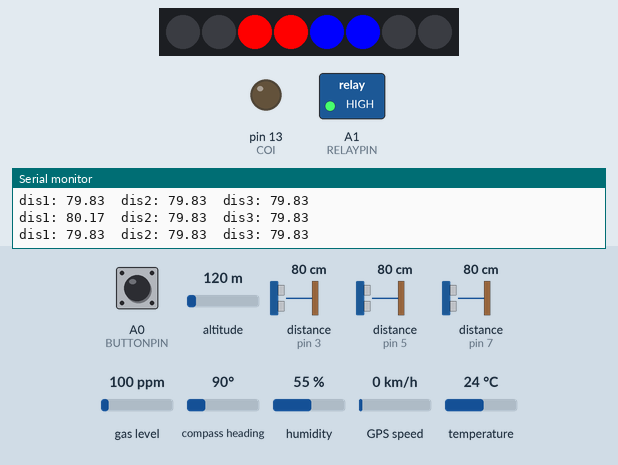
This program was run on a simulated Arduino Nano, built with avr-gcc and run on an emulated ATmega328P. On the bench: 8 RGB LEDs in strip order, left to right, switched loads named in the program (green lamp = pin HIGH), output pins drawn as LEDs (lit = HIGH), the last lines printed to the serial monitor. Wiring (inferred from the names in the program): 3 × ultrasonic range finder: trigger pin 2, echo pin 3 / trigger pin 4, echo pin 5 / trigger pin 6, echo pin 7. The inputs (shaded band) are chosen by the test bench; at power-on: A0 (BUTTONPIN) HIGH, distance to the obstacle (sensors on pin 3, pin 5, pin 7) 80 cm, temperature 24 °C, altitude 120 m, gas level 100 ppm, compass heading 90°, humidity 55 %, GPS speed 0 km/h. The echo pulse lasts 58.3 µs per cm; random numbers use the default seed unless the program sets one; the GPS gets a fix after 3 s at 37.7749, -122.4194 with 8 satellites; pins used as bus, display or sensor lines are not drawn.

Above: at 1.85 s.
1.9 s: A0 (BUTTONPIN) pulled LOW for 0.75 s
At 3.4 s:
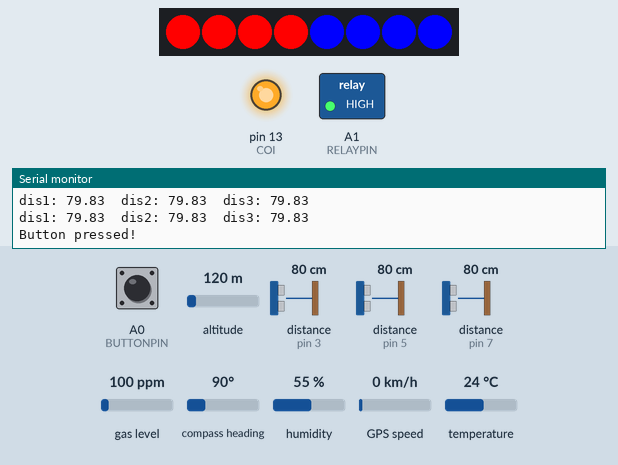
5.2 s: distance to the obstacle (sensor on pin 3) set to 2 cm
At 5.72 s:
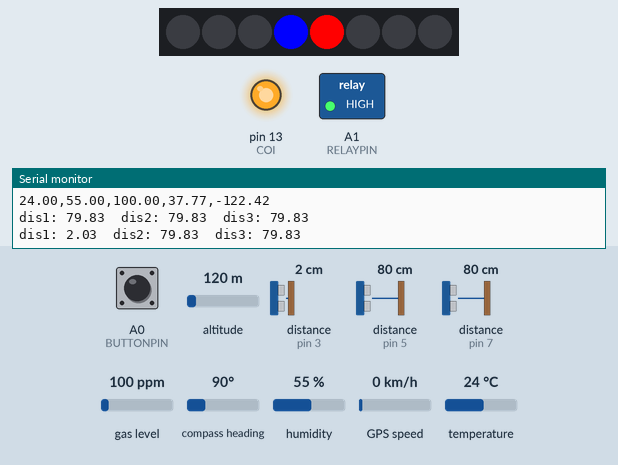
7.4 s: temperature set to 29.5 °C
16.1 s: temperature set to 30.4 °C
At 19.9 s:
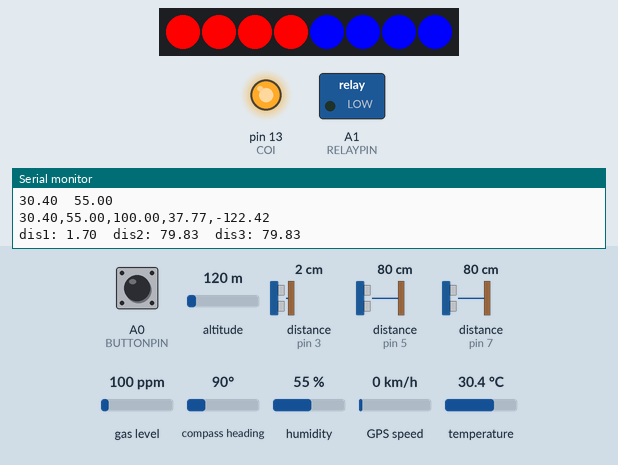
21.2 s: A0 (BUTTONPIN) pulled LOW for 3.2 s
At 26.17 s:
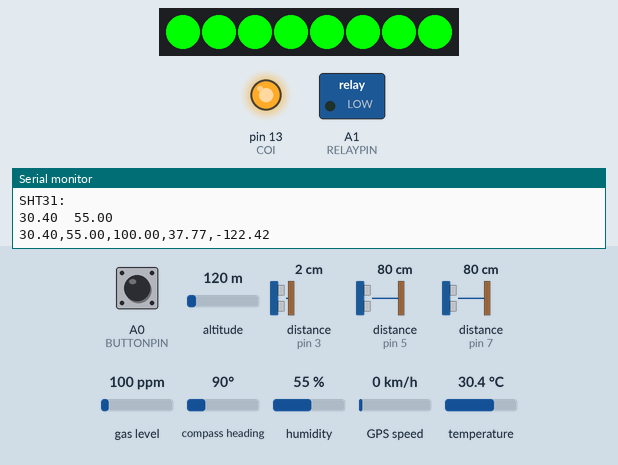
27.2 s: distance to the obstacle (sensor on pin 3) set to 60 cm
At 29.21 s:
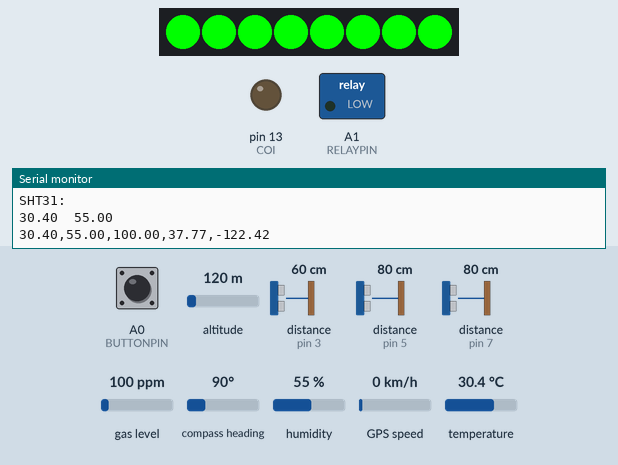
Timing chart, 0 to 36.9 s (numbered marks = the images above; inputs shaded):
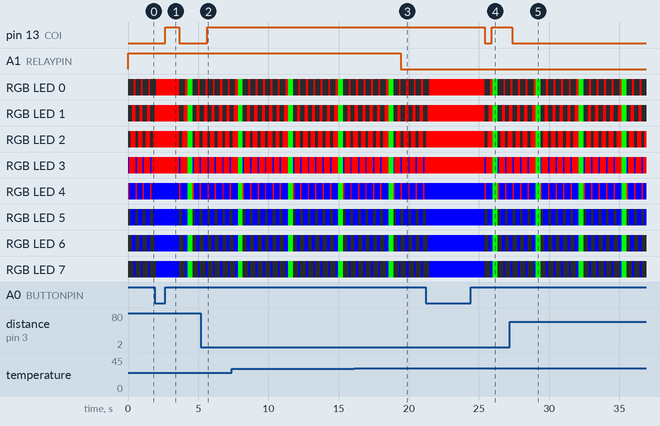

The program:

main.cpp
```cpp
#include <Arduino.h>
#include <SoftwareSerial.h>
#include <TinyGPSPlus.h>
#include <Adafruit_NeoPixel.h>
#include "Adafruit_SHT31.h"

// read mq1335
#include <MQUnifiedsensor.h>
#include "hcsr04.h"
//===================================================
#define DEBUG

#define NUMNEOPIXELS 8

#define TRIG1_PIN 2
#define ECHO1_PIN 3
#define TRIG2_PIN 4
#define ECHO2_PIN 5
#define TRIG3_PIN 6
#define ECHO3_PIN 7

#define NEOPIN 8

#define GPSRX 9
#define GPSTX 10
#define GPSBAUD 9600

#define COI 13

#define ESPRX 11
#define ESPTX 12
#define ESPBAUD 9600

#define BUTTONPIN A0 //
#define RELAYPIN A1  // LOW RELAY ON, HIGH RELAY OFF

#define placa "Arduino NANO"
#define Voltage_Resolution 5
#define MQPIN A3               // Analog input 2 of your arduino
#define type "MQ-135"          // MQ135
#define ADC_Bit_Resolution 10  // For arduino UNO/MEGA/NANO
#define RatioMQ135CleanAir 3.6 // RS / R0 = 3.6 ppm

// put function declarations here:
void Location();
//===================================================
Adafruit_NeoPixel pixels(NUMNEOPIXELS, NEOPIN, NEO_GRB + NEO_KHZ800);
hcsr04 hcsr1(TRIG1_PIN, ECHO1_PIN);
hcsr04 hcsr2(TRIG2_PIN, ECHO2_PIN);
hcsr04 hcsr3(TRIG3_PIN, ECHO3_PIN);
SoftwareSerial mygps(GPSRX, GPSTX);
TinyGPSPlus gps;
SoftwareSerial esp(ESPRX, ESPTX);
Adafruit_SHT31 sht31 = Adafruit_SHT31();
MQUnifiedsensor MQ135(placa, Voltage_Resolution, ADC_Bit_Resolution, MQPIN, type);
//===================================================
unsigned long lastSend = 0;
float dis1, dis2, dis3;
float lat, lng;
float temp, humi, co2;
bool needFan = false;
bool isShtOK = true;
//===================================================
void setup()
{
  // put your setup code here, to run once:
  pixels.begin();
  pixels.clear();

  Serial.begin(9600);

  mygps.begin(GPSBAUD);

  esp.begin(ESPBAUD);

  pinMode(COI, OUTPUT);
  digitalWrite(COI, LOW);

  if (sht31.begin(0x44))
  {
    Serial.println("SHT31 OK");
  }
  else
  {
    Serial.println("SHT31 Failed");
    isShtOK = false;
  }

  MQ135.setRegressionMethod(1); //_PPM =  a*ratio^b
  MQ135.setA(110.47);
  MQ135.setB(-2.862);
  MQ135.init();

  Serial.print("Calibrating please wait.");
  float calcR0 = 0;
  for (int i = 1; i <= 10; i++)
  {
    MQ135.update(); // Update data, the arduino will read the voltage from the analog pin
    calcR0 += MQ135.calibrate(RatioMQ135CleanAir);
    Serial.print(".");
  }
  MQ135.setR0(calcR0 / 10);
  Serial.println("  done!.");

  if (isinf(calcR0))
  {
    Serial.println("Warning: Conection issue, R0 is infinite (Open circuit detected) please check your wiring and supply");
    MQ135.setR0(9.03);
  }
  if (calcR0 == 0)
  {
    Serial.println("Warning: Conection issue found, R0 is zero (Analog pin shorts to ground) please check your wiring and supply");
    MQ135.setR0(9.03);
  }

  pinMode(BUTTONPIN, INPUT_PULLUP);
  pinMode(RELAYPIN, OUTPUT);

  digitalWrite(RELAYPIN, HIGH);

  Serial.println("Setup done!");
}
//===================================================

void loop()
{
  // read button with debounce
  if (digitalRead(BUTTONPIN) == LOW)
  {
    delay(20);
    while (digitalRead(BUTTONPIN) == LOW)
    {
    }
    Serial.println("Button pressed!");
    digitalWrite(COI, HIGH);
    esp.print("Canh bao!\n");
    delay(1000);
    digitalWrite(COI, LOW);
  }

  pixels.clear();
  // make the led bright from inside to outside
  for (int i = 4; i >= 0; i--)
  {
    pixels.setPixelColor(i, pixels.Color(255, 0, 0));
    pixels.setPixelColor(NUMNEOPIXELS - 1 - i, pixels.Color(0, 0, 255));
    pixels.show();
    delay(100);
  }

  // read distance
  dis1 = hcsr1.getDistance();
  dis2 = hcsr2.getDistance();
  dis3 = hcsr3.getDistance();
  if ((dis1 < 50.0 && dis1 > 1.0) || (dis2 < 50 && dis2 > 1.0) || (dis3 < 50 && dis3 > 1.0))
  {
    Serial.print("dis1: ");
    Serial.print(dis1);
    Serial.print("\tdis2: ");
    Serial.print(dis2);
    Serial.print("\tdis3: ");
    Serial.println(dis3);
    digitalWrite(COI, HIGH);
  }
  else
  {
    Serial.print("dis1: ");
    Serial.print(dis1);
    Serial.print("\tdis2: ");
    Serial.print(dis2);
    Serial.print("\tdis3: ");
    Serial.println(dis3);
    digitalWrite(COI, LOW);
  }

  // read location
  while (mygps.available() > 0)
  {
    Location();
  }

  if (needFan)
  {
    digitalWrite(RELAYPIN, LOW);
  }
  else
  {
    digitalWrite(RELAYPIN, HIGH);
  }

  MQ135.update(); // Update data, the arduino will read the voltage from the analog pin
  // send data to server
  if (millis() - lastSend > 3000)
  {
    co2 = MQ135.readSensor();
    if (isnan(co2) || isinf(co2))
    {
      co2 = analogRead(MQPIN) / 1024.0 * 2.0 * random(0, 3);
    }
    // read temperature and humidity
    if (isShtOK == false)
    {
      temp = 0;
      humi = 0;
    }
    else
    {
      temp = sht31.readTemperature();
      humi = sht31.readHumidity();
      (temp < 0) ? temp = 0 : temp = temp;
      (humi < 0) ? humi = 0 : humi = humi;
      (temp > 30) ? needFan = true : needFan = false;
      Serial.println("SHT31: ");
      Serial.print(temp);
      Serial.print("\t");
      Serial.println(humi);
    }
    pixels.clear();
    // turn all led to green
    for (int i = 0; i < NUMNEOPIXELS; i++)
    {
      pixels.setPixelColor(i, pixels.Color(0, 255, 0));
    }
    pixels.show();
    lastSend = millis();
    delay(10);
    String tem = String(temp,2) + "," + String(humi,2) + "," + String(co2,2) + "," +
                 String(lat) + "," + String(lng);
    tem += '\n';
    Serial.println(tem);
    esp.print(tem);
    delay(300);
  }
} // end of loop
//===================================================

//===================================================
void Location()
{
  if (gps.encode(mygps.read()))
  {
    if (gps.location.isValid())
    {
      lat = (gps.location.lat());
      lng = (gps.location.lng());
    }
  }
}
```

hcsr04.h
```cpp
#ifndef HCSR04_H
#define HCSR04_H

#include <Arduino.h>

class hcsr04
{
private:
    byte _trigPin;
    byte _echoPin;
    float _distance;

public:
    hcsr04(byte trigPin, byte echoPin);
    void init();
    float getDistance();
};

// constructor, set trigPin and echoPin
hcsr04::hcsr04(byte trigPin, byte echoPin)
{
    this->_trigPin = trigPin;
    this->_echoPin = echoPin;
    init();
}

// init function
void hcsr04::init()
{
    pinMode(this->_trigPin, OUTPUT);
    pinMode(this->_echoPin, INPUT);
}

// get distance function, return distance in cm
float hcsr04::getDistance()
{
    digitalWrite(this->_trigPin, LOW);
    delayMicroseconds(2);
    digitalWrite(this->_trigPin, HIGH);
    delayMicroseconds(10);
    digitalWrite(this->_trigPin, LOW);
    _distance = pulseIn(this->_echoPin, HIGH) / 58.2;
    return _distance;
}

#endif
```

Measured:
- the behaviour switches between 30 and 30.1 °C on temperature (found by bisection; images 2 and 3)
- after the input at 1.9 s, pin 13 (COI): LOW → HIGH after 0.75 s, → LOW 1.0 s later
- after the input at 5.2 s, pin 13 (COI): LOW → HIGH after 0.44 s
- after the input at 16.1 s, A1 (RELAYPIN): HIGH → LOW after 3.3 s
- after the input at 21.2 s, pin 13 (COI): HIGH → LOW after 4.2 s, → HIGH 0.51 s later
- after the input at 27.2 s, pin 13 (COI): HIGH → LOW after 0.18 s
